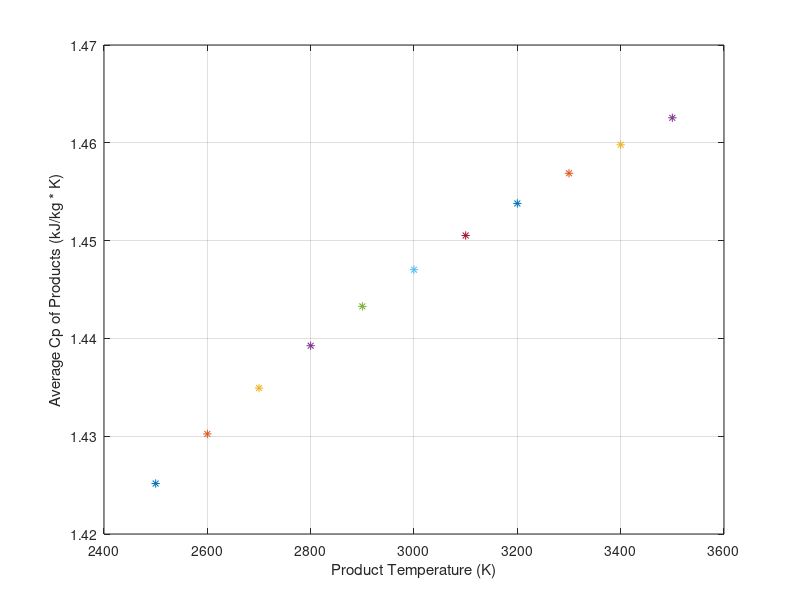
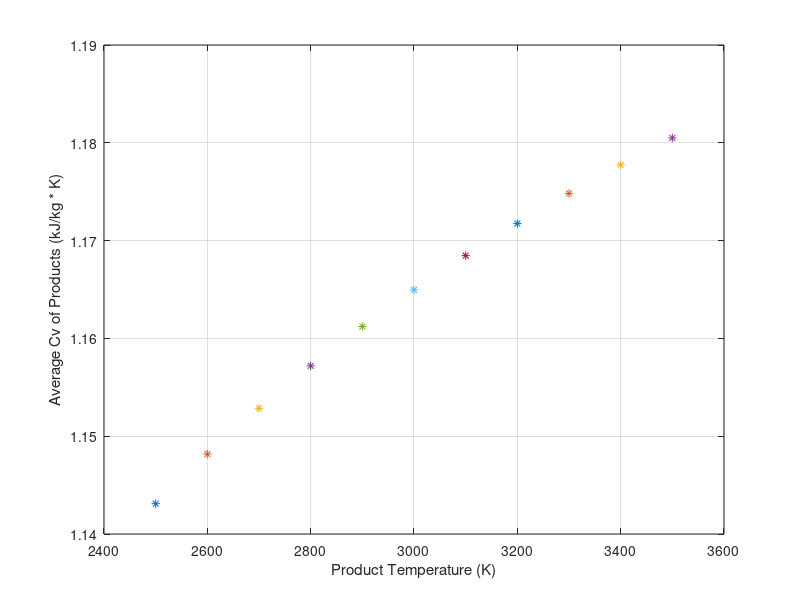
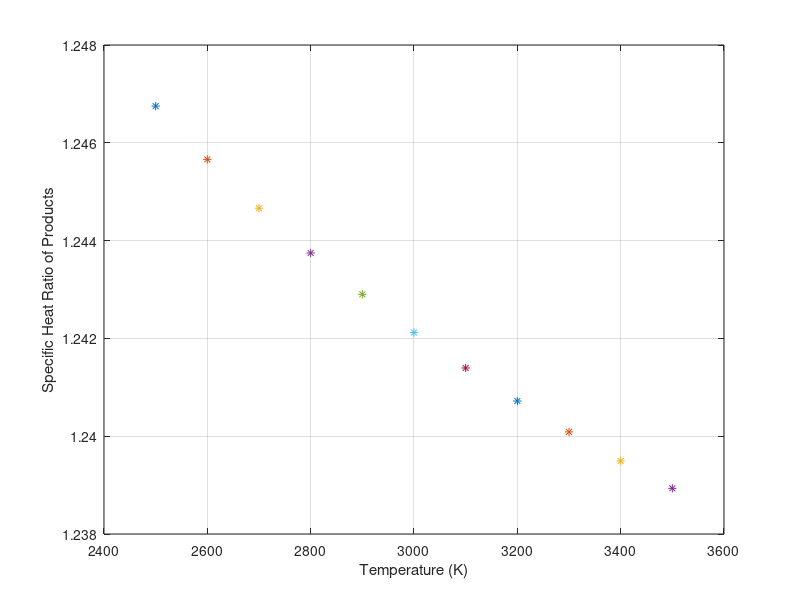

Recreate these plots in MATLAB, in order.
% -------------- Flame Temp Manual / UCF CAPSTONE PROJECT -------------- %
% File Name: PlotData.m 
%
% File Description: 
% Plots all results
% 
% Name            Date      SCR  Description
% --------------  --------  ---  ------------------------------
% Nathan Stark    04/01/21  ---  Initial Creation 
% ---------------------------------------------------------------------- %

%Ideal gas variable calculator
clc; clear; close all;

%----------ABS------------%

    molf = 1; %Moles of fuel (stoichiometric)
    molair = 24.107;
    molh2o = 2.425;
    molco2 = 3.85;
    moln2 = 19.26;
    
    molr = molf + molair;
    molp = molh2o + molco2 + moln2;
    
    %Molecular weights needed (kg/kmol)
    %Reactants
    mwabs = 57.07;
    mwair = 28.96;
    
    %Products
    mwh2o = 18.02;
    mwco2 = 44.01;
    mwn2 = 28.013;

    cpair = 29.67; 
    
for (temp = 2500:100:3500)
    
    fprintf("Temp = %d", temp);
     cpabs = 1.423; %Average value given, won't change with temperature

    %Molar Cp values
    mcpabs = cpabs*mwabs;
    mcpair = cpair;

    %Molar CP must be calculated for high temperatures
    x = temp/100;
    mcph2o = 143.05 - (183.54 * (x^0.25)) + (82.751 * (x^ 0.5)) - (3.6989 * x);
    mcpco2 = -3.7357 + (30.529 * (x^0.5)) - (4.1034 * x) + (.024198 * (x^2));
    mcpn2 = 39.06 - (512.79 * (x^(-1.5))) + (1072.7 * (x^(-2))) - (820.4 * (x^(-3)));
    
    %Molar basis to mass basis
    cph2o = mcph2o/mwh2o;    %kJ/Kg
    cpco2 = mcpco2/mwco2;
    cpn2 = mcpn2/mwn2;
    
    %Mass Fractions
    massh2o = molh2o * mwh2o;
    massco2 = molco2 * mwco2;
    massn2 = moln2 * mwn2;
    
    massp = massh2o + massco2 + massn2;
    
    mafh2o = massh2o/massp;
    mafco2 = massco2/massp;
    mafn2 = massn2/massp;
        
    %Sum Mass Fraction Cp values
    macpp = (mafh2o * cph2o) + (mafco2 * cpco2) + (mafn2 * cpn2);

    %---IDEAL GAS VALUES---%

    Ru = 8.314; %kJ/kmol * K
    R_abs = Ru/mwabs;
    R_air = Ru/mwair;
    R_h2o = Ru/mwh2o;
    R_co2 = Ru/mwco2;
    R_n2 = Ru/mwn2

    Cv_h2o = cph2o - R_h2o;
    Cv_co2 = cpco2 - R_co2;
    Cv_n2 = cpn2 - R_n2;

    % Sum Mass Fraction of Cv Values
    macvp = (mafh2o * Cv_h2o) + (mafco2 * Cv_co2) + (mafn2 * Cv_n2);

    k = macpp/macvp;
    
    figure(5)
    plot(temp, macpp, '*'); hold on
    grid on;
    xlabel('Product Temperature (K)');
    ylabel('Average Cp of Products (kJ/kg * K)');

    figure(6)
    plot(temp, macvp, '*'); hold on
    grid on;
    xlabel('Product Temperature (K)');
    ylabel('Average Cv of Products (kJ/kg * K)');

    figure(7)
    plot(temp, k, '*'); hold on
    grid on;
    xlabel('Temperature (K)');
    ylabel('Specific Heat Ratio of Products');
end

    